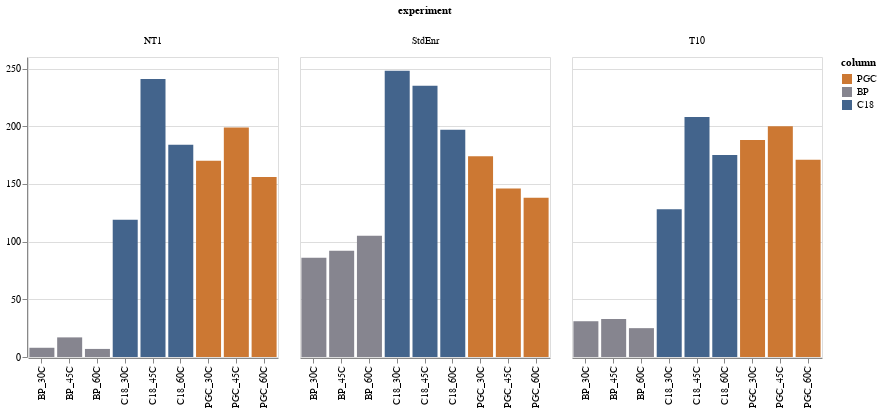

Write notebook code for a chart like this one.
### Markdown cell above
Let's plot the unique glycopeptide identifications by experiment to make sure we get the same result as before

### Code cell
reduced = agg.drop_duplicates()

domain = reduced.column.unique().tolist()
dom = {
    [d for d in domain if re.search('PGC', d)][0]: '#cc7833',
    [d for d in domain if re.search('BP', d)][0]: '#86858f',
    [d for d in domain if re.search('C18', d)][0]: '#43648c'
}

bars = alt.Chart(reduced).mark_bar().encode(
    x=alt.X('condition:O', title=''),
    y=alt.Y('count(peptide):O', title=''),
    column='experiment:O',
    color=alt.Color('column:O', scale=alt.Scale(domain=list(dom.keys()), range=list(dom.values())))
).properties(
    width=250
)
bars

### Figure 1 — Vega-Lite specification as saved in the notebook (floating-point values rounded to 4 significant figures; data arrays with more than 128 entries replaced by an {"elided": "..."} marker saying what was removed)
{"config": {"view": {"continuousWidth": 400, "continuousHeight": 300}}, "data": {"name": "data-c97beffe1ebccff78180644030bd527b"}, "mark": "bar", "encoding": {"color": {"type": "ordinal", "field": "column", "scale": {"domain": ["PGC", "BP", "C18"], "range": ["#cc7833", "#86858f", "#43648c"]}}, "column": {"type": "ordinal", "field": "experiment"}, "x": {"type": "ordinal", "field": "condition", "title": ""}, "y": {"type": "ordinal", "aggregate": "count", "field": "peptide", "title": ""}}, "width": 250, "$schema": "https://vega.github.io/schema/vega-lite/v4.8.1.json", "datasets": {"data-c97beffe1ebccff78180644030bd527b": {"elided": "3681 records"}}}
